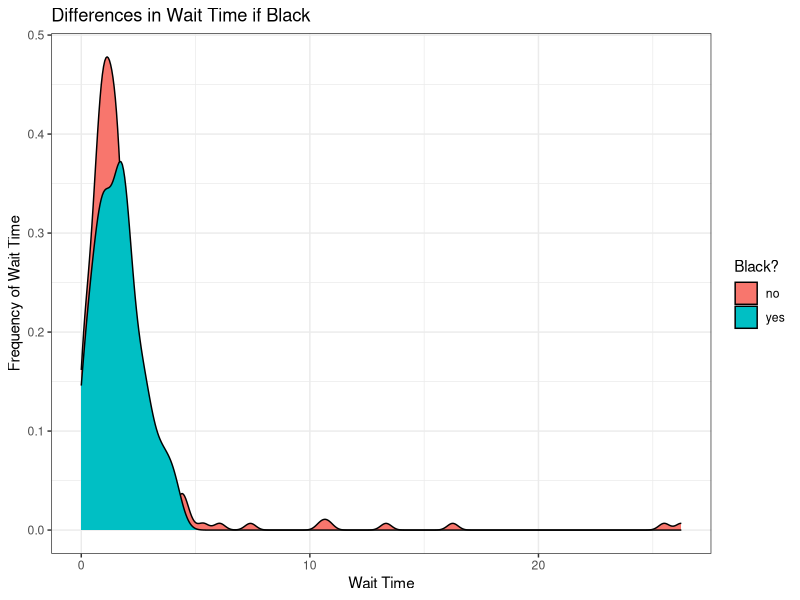
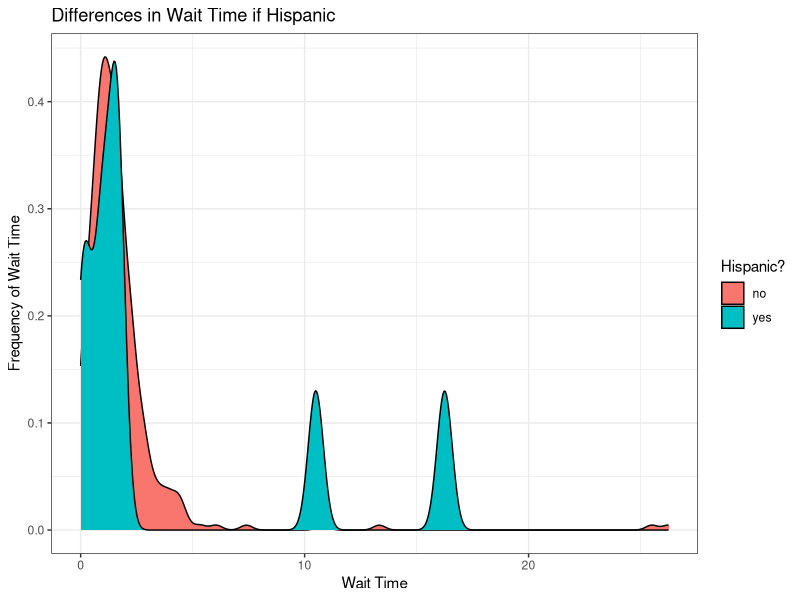

Generate these figures, in order, with R: (Note: this script raises an error after producing the figures.)
## ---- chunk 1
library(dplyr)
library(magrittr)
library(knitr)
library(ggplot2)
## ---- chunk 2
kelly <- read.table("kellydat.txt", header = T)
## ---- chunk 3
kelly <- kelly %>% mutate(count_sn = sn1 + sn2*2 + sn3*3 + all4*4) %>% select(-c(sn1, sn2, sn3, all4))
kable(head(kelly))
## ---- chunk 4

ggplot(kelly, aes(nctdel, group = factor(black), fill = factor(black,labels=c("no", "yes"))),alpha=0.5, adjust=2) + geom_density() + theme_bw() + xlab("Wait Time") + ylab("Frequency of Wait Time") + labs(fill = "Black?") + ggtitle("Differences in Wait Time if Black")



#ggplot(kelly, aes(x=nctdel)) +
#  facet_wrap(~ black) +
#  geom_histogram(aes(y=..count../sum(..count..))) +
#  labs(x = "Average Wait Times in Minutes", y = "Density Estimate")
## ---- chunk 5
ggplot(kelly, aes(nctdel, group = factor(hisp), fill = factor(hisp,labels=c("no", "yes"))),alpha=0.5, adjust=2) + geom_density() + theme_bw() + xlab("Wait Time") + ylab("Frequency of Wait Time") + labs(fill = "Hispanic?") + ggtitle("Differences in Wait Time if Hispanic")
## ---- chunk 6
ggplot(kelly, aes(nctdel, group = factor(male), fill = factor(male,labels=c("no", "yes"))),alpha=0.5, adjust=2) + geom_density() + theme_bw() + xlab("Wait Time") + ylab("Frequency of Wait Time") + labs(fill = "Male?") + + ggtitle("Differences in Wait Time if Male")
## ---- chunk 7
(cor(kelly$fail, kelly))
## ---- chunk 8
hist(kelly$nctdel[kelly$nctdel!=0.0],breaks=40,freq=F) # dist of wait times (zero wait times removed)
lines(seq(0,26),dpois(seq(0,26),1.46),type="p",col="red") # poisson model, arbitrary lambda
## ---- chunk 9
library(survival)
d2 <- Surv(kelly$nctdel, kelly$fail) #creates a survival object #preprocessed version of the data
km <- survfit(d2 ~ kelly$male + kelly$black + kelly$hisp + kelly$count_sn)
plot(km, col = c("red", "blue"))
print(km)
